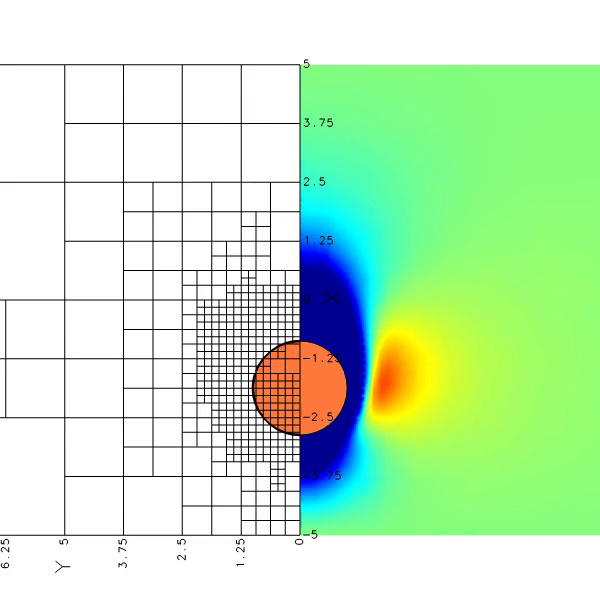
#> input picture frame 20 of Basilisk/Impact1.mp4, 600 x 600 px, given in place of 5_t_C001H001S0001.avi, which was not available
$ jupyter execute V2F.ipynb
#> lines starting #> are read from the running program, lines starting #| are printed output that depends on the picture
[cell 1]
import cv2

# cap=cv2.VideoCapture(0).   #This will return video from the first webcam on your computer.
path1='H:/OakRidge_Substrate_Side/130C_40_160_80/5_s.avi'
path2='F:/Oak_Ridge_Side_Video2Frame/130C_40_160_80/5_t'
path3='G:/Oak_Ridge_Substrate_Top/130C_40_160_80/5_t_C001H001S0001/5_t_C001H001S0001.avi'
path4='I:/Oak_Ridge_Substrate_side_part2/130C_40_160_80/3_s.avi'
cap=cv2.VideoCapture(path3)
i=0
frame_skip=1
while(True):
    ret, frame = cap.read()
#> frame is the input picture: shape (600, 600, 3); mean B, G, R 194.8, 235.5, 197.1
    if ret == False:
        break
    if i % frame_skip == 0:                                                                # this is used to skip some frames
        gray = cv2.cvtColor(frame, cv2.COLOR_BGR2GRAY)     # convert the images from BGR into gray
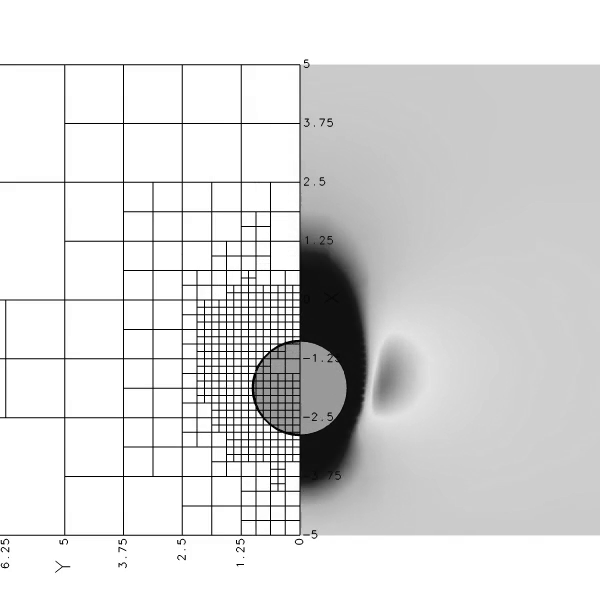
#> gray: shape (600, 600); min 0, max 255, mean 219.4
        cv2.imwrite(path2+'/'+str(i)+'.jpg',gray)                                             # here we use str(i) because .jpg us string   you can add path here to save
    i+=1

cap.release()
cv2.destroyAllWindows()


$ run again, starting later in the video
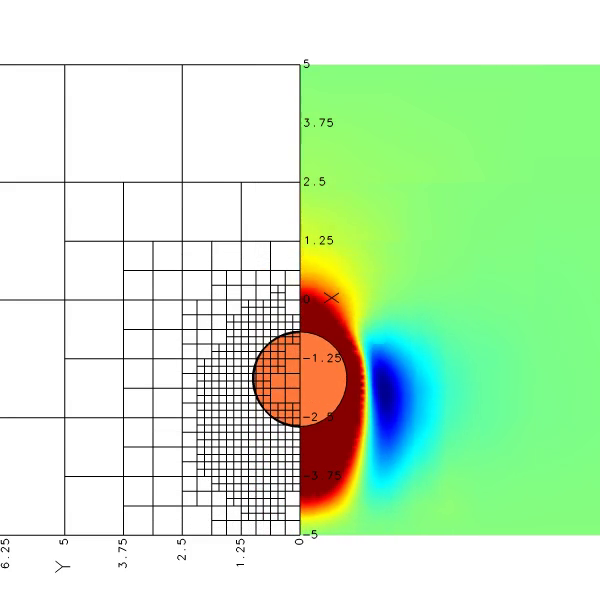
#> input picture frame 90 of Basilisk/Impact1.mp4, 600 x 600 px, given in place of 5_t_C001H001S0001.avi, which was not available
#> frame is the input picture: shape (600, 600, 3); mean B, G, R 194.3, 235.8, 198.6
#> `gray = cv2.cvtColor(frame, cv2.COLOR_BGR2GRAY)`:
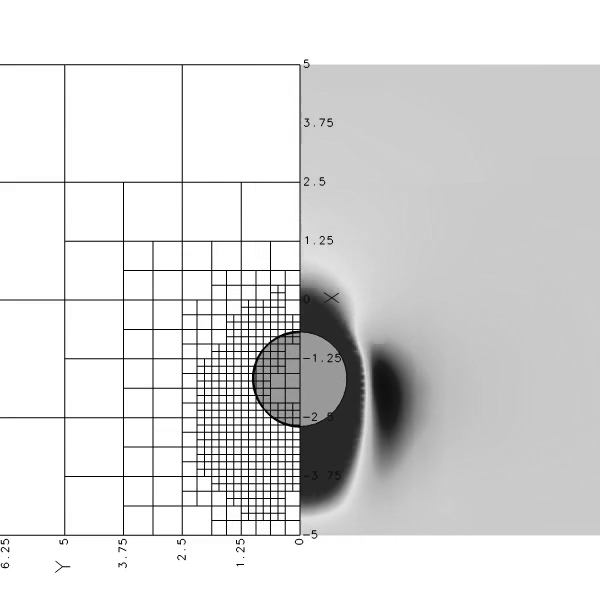
#> gray: shape (600, 600); min 0, max 255, mean 219.9

$ run again, starting later in the video
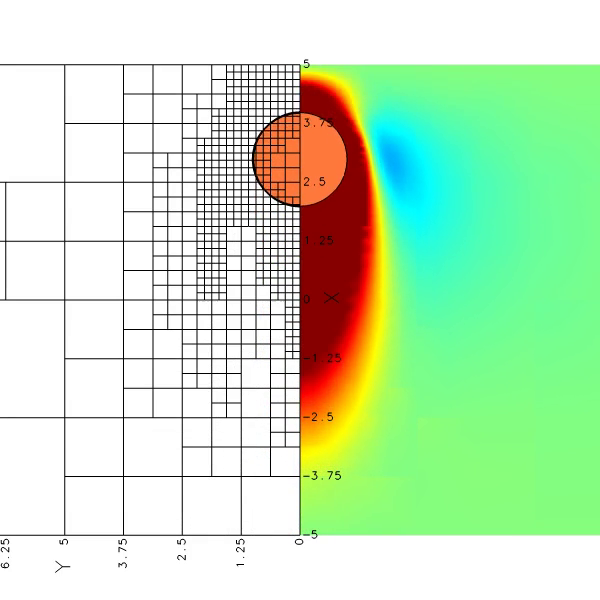
#> input picture frame 160 of Basilisk/Impact1.mp4, 600 x 600 px, given in place of 5_t_C001H001S0001.avi, which was not available
#> frame is the input picture: shape (600, 600, 3); mean B, G, R 190.9, 230.1, 196.6
#> `gray = cv2.cvtColor(frame, cv2.COLOR_BGR2GRAY)`:
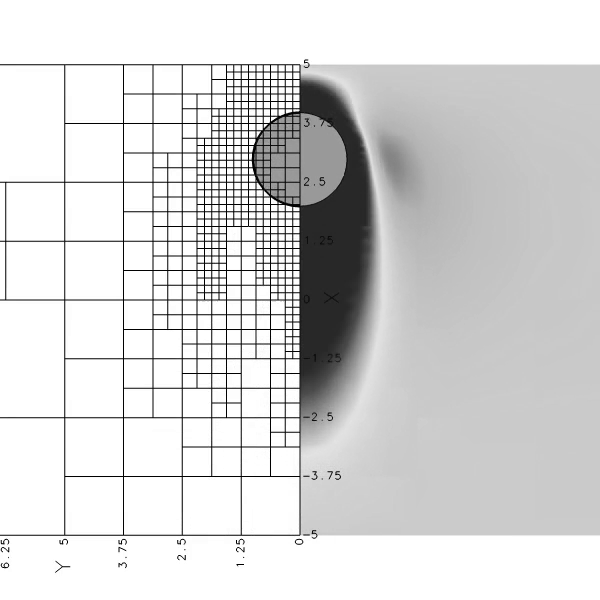
#> gray: shape (600, 600); min 0, max 255, mean 215.6
